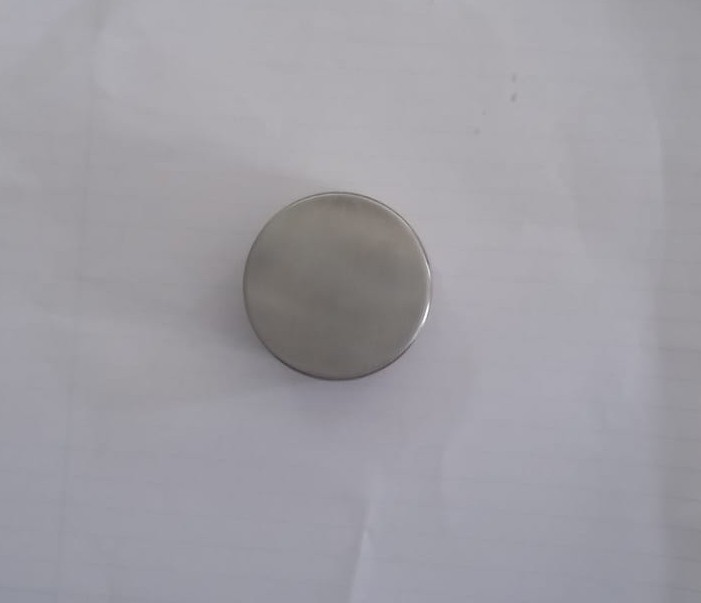
#> input picture cap2.jpg, 701 x 603 px
$ python object.py
#> lines starting #> are read from the running program, lines starting #| are printed output that depends on the picture; after the words box and inside, x2 and y2 are one past the last pixel; in counts of white or black regions, pixels touching at a corner belong together
import cv2
import numpy as np

# Load image
image = cv2.imread('cap2.jpg')
#> image is the input picture: shape (603, 701, 3); mean B, G, R 164.3, 157.7, 159.4
if image is None:
    raise ValueError("Image not found!")

# Calibration: 10 px = 0.1 mm → 1 px = 0.01 mm
px_to_mm = 0.2

# Detect circles
gray = cv2.cvtColor(image, cv2.COLOR_BGR2GRAY)
gray_blur = cv2.GaussianBlur(gray, (9, 9), 2)

circles = cv2.HoughCircles(
    gray_blur,
    cv2.HOUGH_GRADIENT,
    dp=1,
    minDist=20,
    param1=50,
    param2=30,
    minRadius=5,
    maxRadius=100
)
#> circles = [[334.5, 288.5, 92.8]]

display_img = image.copy()
if circles is not None:
    circles = np.uint16(np.around(circles))
#> circles = [[334, 288, 93]]
    for (x, y, r) in circles[0, :]:
        # Draw circle
        cv2.circle(display_img, (x, y), r, (0, 255, 0), 1)
        cv2.circle(display_img, (x, y), 2, (0, 0, 255), -1)

        # Compute lengths in mm
        length_mm = (2 * r) * px_to_mm

        # Draw horizontal line (with yellow arrow)
        cv2.arrowedLine(display_img, (x-r, y), (x+r, y), (0,255,255), 1, tipLength=0.02)
        # Draw vertical line (with yellow arrow)
        cv2.arrowedLine(display_img, (x, y-r), (x, y+r), (0,255,255), 1, tipLength=0.02)

        # Display text near line ends
        cv2.putText(display_img, f"{length_mm:.2f} mm", (x+r+5, y),
                    cv2.FONT_HERSHEY_SIMPLEX, 0.5, (0,255,255), 1)
        cv2.putText(display_img, f"{length_mm:.2f} mm", (x, y-r-5),
                    cv2.FONT_HERSHEY_SIMPLEX, 0.5, (0,255,255), 1)
#> this loop made 1 pass
#> (x, y, r, length_mm) on pass 1: (334, 288, 93, 37.2)
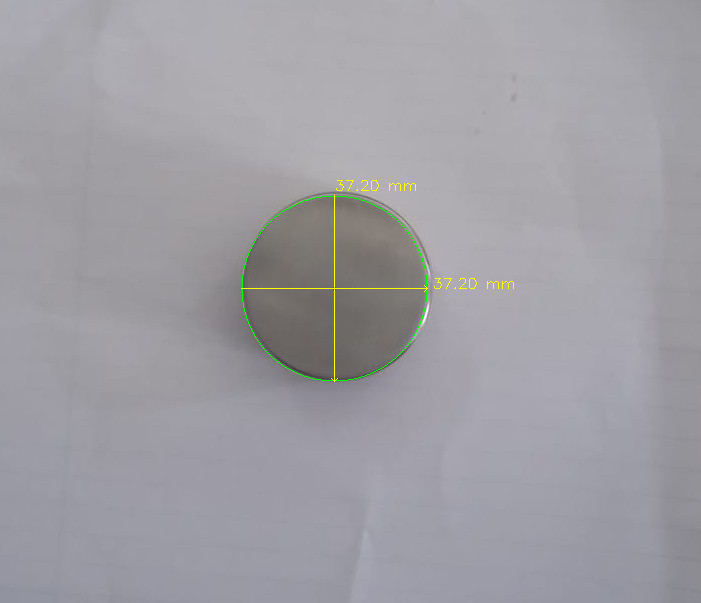
#> display_img: shape (603, 701, 3); 0.29% of pixels changed, all inside (x1, y1, x2, y2) = (241, 180, 514, 382)

# Window settings
win_name = "Zoom & Pan with Measurement"
cv2.namedWindow(win_name)

zoom_scale = 1.0
zoom_step = 0.1
offset_x, offset_y = 0, 0
dragging = False
prev_mouse = (0, 0)

def mouse_control(event, x, y, flags, param):
    global zoom_scale, offset_x, offset_y, dragging, prev_mouse

    if event == cv2.EVENT_MOUSEWHEEL:
        if flags > 0:
            zoom_scale += zoom_step
        else:
            zoom_scale = max(1.0, zoom_scale - zoom_step)
    elif event == cv2.EVENT_LBUTTONDOWN:
        dragging = True
        prev_mouse = (x, y)
    elif event == cv2.EVENT_LBUTTONUP:
        dragging = False
    elif event == cv2.EVENT_MOUSEMOVE and dragging:
        dx = x - prev_mouse[0]
        dy = y - prev_mouse[1]
        offset_x += dx
        offset_y += dy
        prev_mouse = (x, y)

cv2.setMouseCallback(win_name, mouse_control)

h, w = display_img.shape[:2]
#> h = 603; w = 701

while True:
    # Zoomed image
    zoomed_w, zoomed_h = int(w * zoom_scale), int(h * zoom_scale)
#> zoomed_w = 701; zoomed_h = 603
    zoomed_img = cv2.resize(display_img, (zoomed_w, zoomed_h), interpolation=cv2.INTER_CUBIC)

    # Compute view window
    view_w, view_h = w, h
#> view_w = 701; view_h = 603
    start_x = int((zoomed_w - view_w) / 2 - offset_x)
#> start_x = 0
    start_y = int((zoomed_h - view_h) / 2 - offset_y)
#> start_y = 0

    # Ensure within bounds
    start_x = max(0, min(start_x, zoomed_w - view_w))
    start_y = max(0, min(start_y, zoomed_h - view_h))

    view = zoomed_img[start_y:start_y + view_h, start_x:start_x + view_w]

    cv2.imshow(win_name, view)
    key = cv2.waitKey(1) & 0xFF
#> (key Esc is pressed here)
    if key == 27:  # ESC to exit
        break

cv2.destroyAllWindows()
